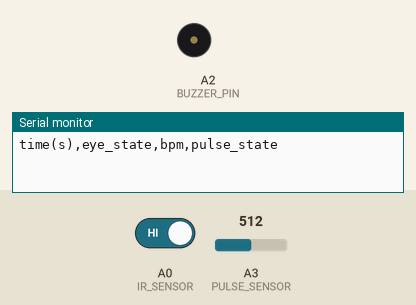
The sketch below on a simulated Arduino Uno, built with avr-gcc and run on an emulated ATmega328P. Shown: buzzer (waves = sounding, pin HIGH), the last lines printed to the serial monitor. Inputs (shaded band) come from the test bench; at power-on: A0 (IR_SENSOR) HIGH, A3 (PULSE_SENSOR) = 512. Random numbers use the default seed unless the sketch sets one.

Above: at 1.2 s.
1.3 s: A0 (IR_SENSOR) driven LOW
At 4.7 s:
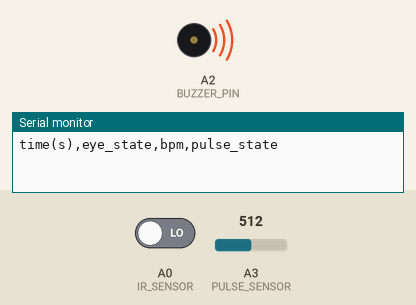
6.5 s: A0 (IR_SENSOR) driven HIGH
At 6.9 s:
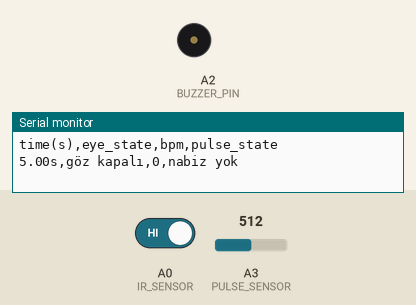
Timing chart, 0 to 9.5 s (numbered marks = the images above; inputs shaded):
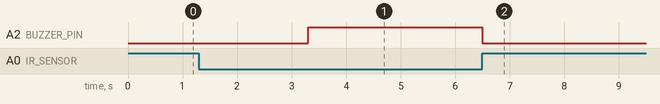

The sketch:

main.ino
```cpp
#include <SoftwareSerial.h>

#define IR_SENSOR A0
#define PULSE_SENSOR A3
#define BUZZER_PIN A2

SoftwareSerial bluetooth(10, 11);

// === SIGNAL ANALYSIS ===
const int SAMPLES = 30;
int buffer[SAMPLES];
int indexPos = 0;
bool bufferFilled = false;

// === CONTACT DETECTION ===
bool contact = false;
unsigned long contactStartTime = 0;
const int DIFF_HIGH = 40;
const int DIFF_LOW = 18;
const unsigned long MIN_CONTACT_TIME = 30000; // 30 seconds
const unsigned long STARTUP_GUARD = 3000;     // 3 seconds startup filter

// === BPM ===
int simulatedBPM = 0;

// === TIME TRACKING ===
unsigned long lastSendTime = 0;
const unsigned long interval = 5000;

// === EYE TRACKING ===
unsigned long eyeClosedStart = 0;
bool alertActive = false;

void setup() {
  pinMode(IR_SENSOR, INPUT);
  pinMode(PULSE_SENSOR, INPUT);
  pinMode(BUZZER_PIN, OUTPUT);

  bluetooth.begin(9600);
  Serial.begin(9600);

  bluetooth.println("time(s),eye_state,bpm,pulse_state");
  Serial.println("time(s),eye_state,bpm,pulse_state");
}

void loop() {
  unsigned long t = millis();
  int irValue = digitalRead(IR_SENSOR);
  int pulseValue = analogRead(PULSE_SENSOR);

  // -----------------------------------------------
  // 1) EYE TRACKING SYSTEM
  // -----------------------------------------------
  if (irValue == LOW) {
    if (eyeClosedStart == 0) {
      eyeClosedStart = t;
    }
    // Trigger alert if closed for more than 2 seconds
    if (!alertActive && (t - eyeClosedStart > 2000)) {
      digitalWrite(BUZZER_PIN, HIGH);
      alertActive = true;
    }
  } else {
    eyeClosedStart = 0;
    alertActive = false;
    digitalWrite(BUZZER_PIN, LOW);
  }

  // -----------------------------------------------
  // 2) PULSE SENSOR BUFFERING
  // -----------------------------------------------
  buffer[indexPos] = pulseValue;
  indexPos++;
  if (indexPos >= SAMPLES) {
    indexPos = 0;
    bufferFilled = true;
  }

  // -----------------------------------------------
  // 3) CALCULATE SIGNAL DIFFERENTIAL
  // -----------------------------------------------
  if (bufferFilled) {
    int minV = 1023;
    int maxV = 0;
    for (int i = 0; i < SAMPLES; i++) {
      if (buffer[i] < minV) minV = buffer[i];
      if (buffer[i] > maxV) maxV = buffer[i];
    }
    int diff = maxV - minV;

    // ------------------------------------------------------
    // 4) STARTUP FILTER
    // ------------------------------------------------------
    if (t < STARTUP_GUARD) {
      contact = false;
      simulatedBPM = 0;
      return; // Exit early, bypass contact detection during startup
    }

    // ------------------------------------------------------
    // 5) CONTACT LOGIC
    // ------------------------------------------------------
    if (diff > DIFF_HIGH) {
      contact = true;
      contactStartTime = t;
    }

    if (contact && diff < DIFF_LOW && (t - contactStartTime > MIN_CONTACT_TIME)) {
      contact = false;
    }
  }

  // -----------------------------------------------
  // 6) TELEMETRY & BPM GENERATION
  // -----------------------------------------------
  if (millis() - lastSendTime >= interval) {
    lastSendTime = millis();

    if (!contact) {
      simulatedBPM = 0;
    } else {
      if (simulatedBPM == 0) {
        simulatedBPM = random(70, 90);
      } else {
        simulatedBPM += random(-3, 4);
      }

      if (simulatedBPM < 60) simulatedBPM = 60;
      if (simulatedBPM > 110) simulatedBPM = 110;
    }

    String eyeState = (irValue == LOW) ? "göz kapalı" : "göz açık";
    String pulseState = (simulatedBPM == 0) ? "nabiz yok" : "durum normal";
    float sec = millis() / 1000.0;

    String out = String(sec, 2) + "s," + eyeState + "," + simulatedBPM + "," + pulseState;

    bluetooth.println(out);
    Serial.println(out);
  }

  delay(10);
}
```

Measured:
- after the input at 1.3 s, A2 (BUZZER_PIN): LOW → HIGH after 2.0 s
- after the input at 6.5 s, A2 (BUZZER_PIN): HIGH → LOW at once
